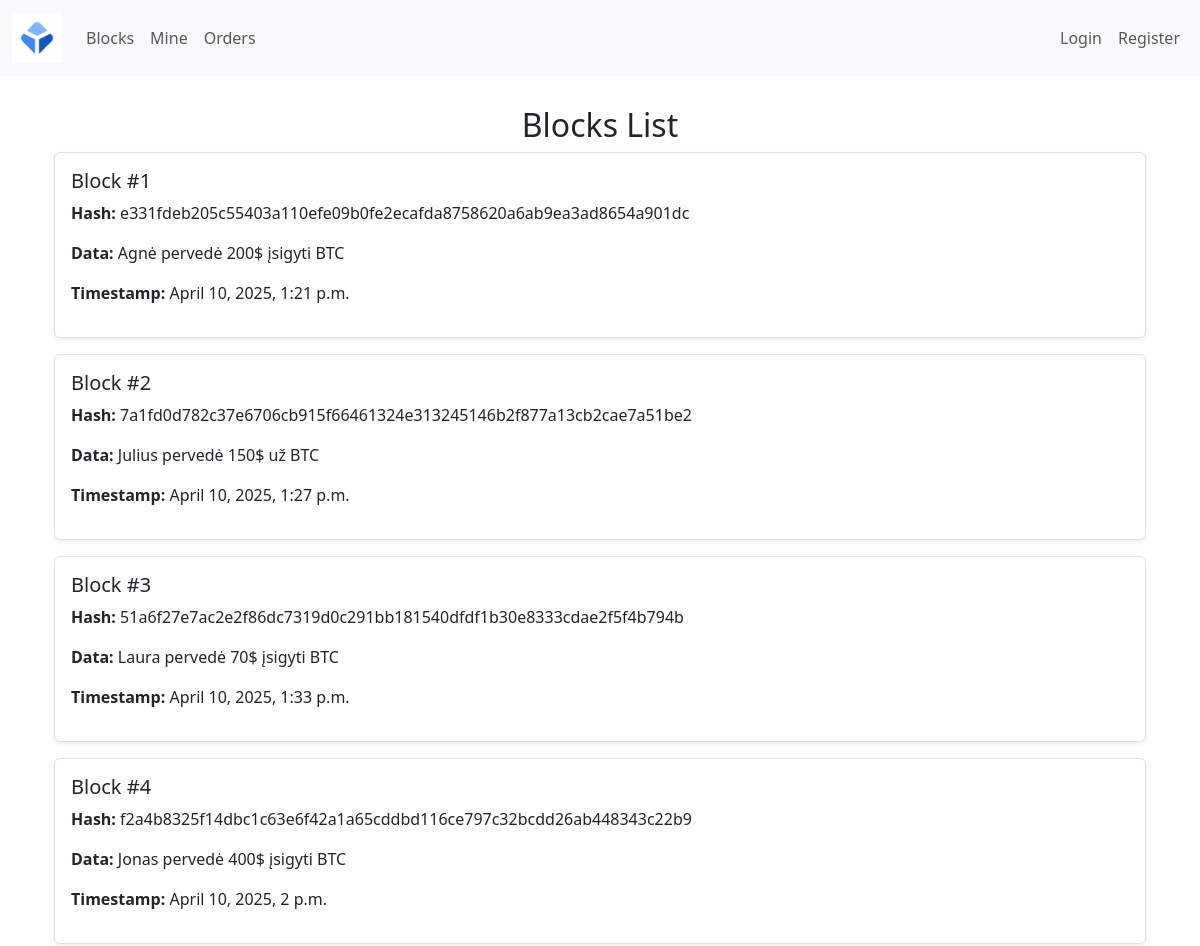
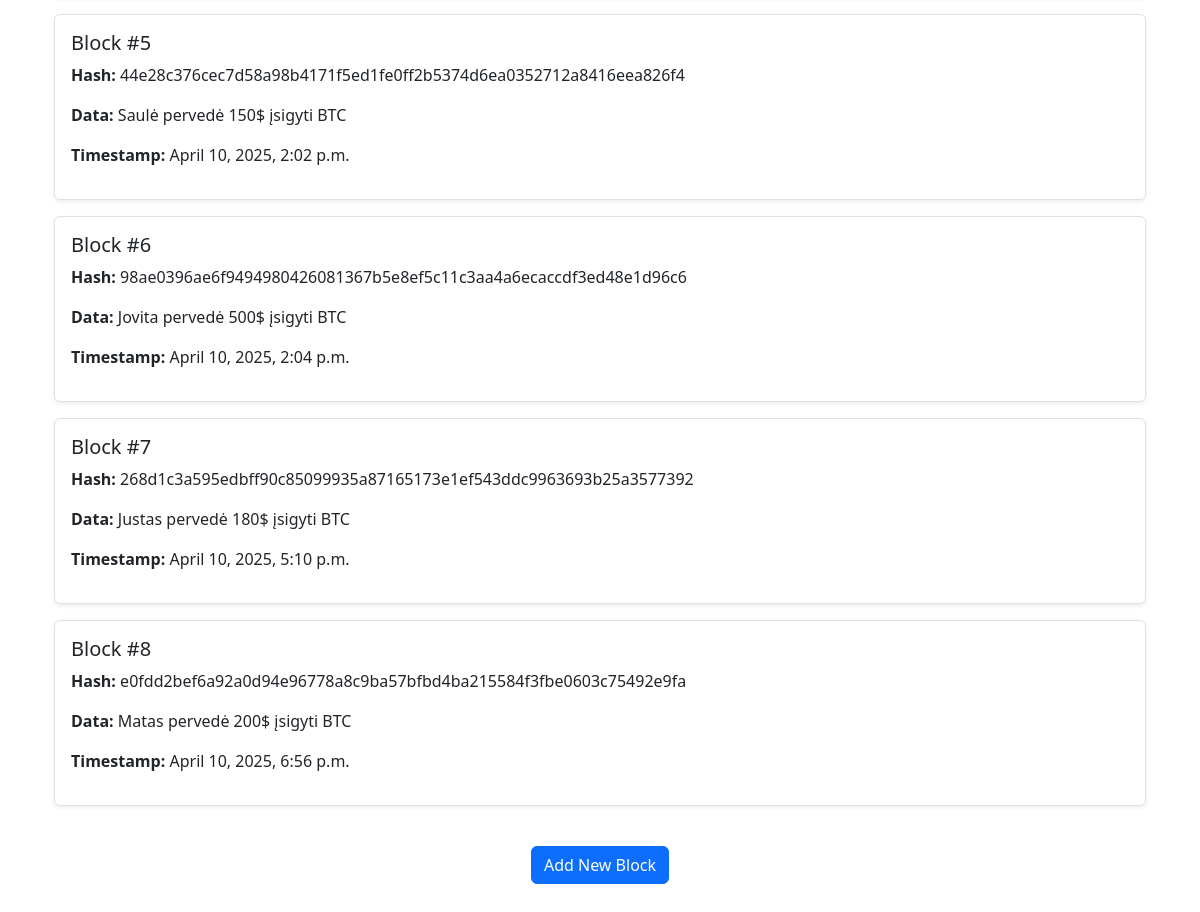
The page /blocks/ on the database its author committed (2 pictures, top to bottom).
### blockchain/models.py (models this page shows, shortened)
class Block(models.Model):
    timestamp = models.DateTimeField(default=datetime.utcnow)
    data = models.TextField()
    previous_hash = models.CharField(max_length=64)
    hash = models.CharField(max_length=64)
    objects = None

### blockchain/views.py (the view)
# urls.py: path('blocks/', views.block_list, name='blocks'),
def block_list(request):
    blocks = Block.objects.all()
    return render(request, 'blockchain/block_list.html', {'blocks': blocks})

### blockchain/templates/blockchain/block_list.html (shortened to what this page needs)
{% extends 'blockchain/base.html' %}
{% block content %}
<div class="container">
    <h2 class="text-center">Blocks List</h2>
    {% if blocks %}
        <div class="list-group">
            {% for block in blocks %}
                <div class="list-group-item mb-3 p-3 border rounded shadow-sm">
                    <h5>Block #{{ forloop.counter }}</h5>
                    <p><strong>Hash:</strong> {{ block.hash }}</p>
                    <p><strong>Data:</strong> {{ block.data }}</p>
                    <p><strong>Timestamp:</strong> {{ block.timestamp }}</p>
                </div>
            {% endfor %}
        </div>
    {% else %}
        <p class="text-center">No blocks found in the blockchain.</p>
    {% endif %}
    <div class="text-center mt-4">
        <a href="{% url 'create_block' %}" class="btn btn-primary">Add New Block</a>
    </div>
</div>
{% endblock %}

### blockchain/static/blockchain/css/styles.css (style rules this page uses)
body { background-color: #f8f9fa; font-family: Arial, sans-serif; }
h2 { color: #333; text-align: center; }
html, body { height: 100%; }

### rows shown on the page
Block: hash "e331fdeb205c55403a110efe09b0fe2ecafda8758620a6ab9ea3ad8654a901dc", data "Agnė pervedė 200$ įsigyti BTC", timestamp "April 10, 2025, 1:21 p.m."
Block: hash "7a1fd0d782c37e6706cb915f66461324e313245146b2f877a13cb2cae7a51be2", data "Julius pervedė 150$ už BTC", timestamp "April 10, 2025, 1:27 p.m."
Block: hash "51a6f27e7ac2e2f86dc7319d0c291bb181540dfdf1b30e8333cdae2f5f4b794b", data "Laura pervedė 70$ įsigyti BTC", timestamp "April 10, 2025, 1:33 p.m."
Block: hash "f2a4b8325f14dbc1c63e6f42a1a65cddbd116ce797c32bcdd26ab448343c22b9", data "Jonas pervedė 400$ įsigyti BTC", timestamp "April 10, 2025, 2 p.m."
Block: hash "44e28c376cec7d58a98b4171f5ed1fe0ff2b5374d6ea0352712a8416eea826f4", data "Saulė pervedė 150$ įsigyti BTC", timestamp "April 10, 2025, 2:02 p.m."
Block: hash "98ae0396ae6f9494980426081367b5e8ef5c11c3aa4a6ecaccdf3ed48e1d96c6", data "Jovita pervedė 500$ įsigyti BTC", timestamp "April 10, 2025, 2:04 p.m."
Block: hash "268d1c3a595edbff90c85099935a87165173e1ef543ddc9963693b25a3577392", data "Justas pervedė 180$ įsigyti BTC", timestamp "April 10, 2025, 5:10 p.m."
Block: hash "e0fdd2bef6a92a0d94e96778a8c9ba57bfbd4ba215584f3fbe0603c75492e9fa", data "Matas pervedė 200$ įsigyti BTC", timestamp "April 10, 2025, 6:56 p.m."
